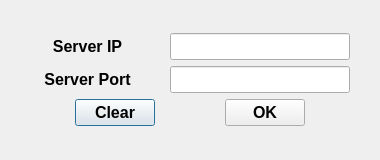
<?xml version="1.0" encoding="UTF-8"?>
<ui version="4.0">
 <class>ConnDlg</class>
 <widget class="QDialog" name="ConnDlg">
  <property name="geometry">
   <rect>
    <x>0</x>
    <y>0</y>
    <width>380</width>
    <height>160</height>
   </rect>
  </property>
  <property name="minimumSize">
   <size>
    <width>380</width>
    <height>160</height>
   </size>
  </property>
  <property name="maximumSize">
   <size>
    <width>380</width>
    <height>160</height>
   </size>
  </property>
  <property name="font">
   <font>
    <family>Microsoft YaHei UI</family>
    <pointsize>12</pointsize>
    <weight>75</weight>
    <bold>true</bold>
   </font>
  </property>
  <property name="windowTitle">
   <string>Dialog</string>
  </property>
  <layout class="QGridLayout" name="gridLayout">
   <item row="0" column="0">
    <layout class="QVBoxLayout" name="verticalLayout">
     <item>
      <layout class="QHBoxLayout" name="horizontalLayout" stretch="8,16,1">
       <item>
        <widget class="QLabel" name="label">
         <property name="text">
          <string>Server IP</string>
         </property>
         <property name="alignment">
          <set>Qt::AlignCenter</set>
         </property>
        </widget>
       </item>
       <item>
        <widget class="QLineEdit" name="e_ip">
         <property name="maximumSize">
          <size>
           <width>180</width>
           <height>16777215</height>
          </size>
         </property>
        </widget>
       </item>
       <item>
        <spacer name="horizontalSpacer_4">
         <property name="orientation">
          <enum>Qt::Horizontal</enum>
         </property>
         <property name="sizeHint" stdset="0">
          <size>
           <width>40</width>
           <height>20</height>
          </size>
         </property>
        </spacer>
       </item>
      </layout>
     </item>
     <item>
      <layout class="QHBoxLayout" name="horizontalLayout_2" stretch="8,16,1">
       <item>
        <widget class="QLabel" name="label_2">
         <property name="text">
          <string>Server Port</string>
         </property>
         <property name="alignment">
          <set>Qt::AlignCenter</set>
         </property>
        </widget>
       </item>
       <item>
        <widget class="QLineEdit" name="e_port">
         <property name="maximumSize">
          <size>
           <width>180</width>
           <height>16777215</height>
          </size>
         </property>
        </widget>
       </item>
       <item>
        <spacer name="horizontalSpacer_5">
         <property name="orientation">
          <enum>Qt::Horizontal</enum>
         </property>
         <property name="sizeHint" stdset="0">
          <size>
           <width>40</width>
           <height>20</height>
          </size>
         </property>
        </spacer>
       </item>
      </layout>
     </item>
     <item>
      <layout class="QHBoxLayout" name="horizontalLayout_3">
       <item>
        <spacer name="horizontalSpacer">
         <property name="orientation">
          <enum>Qt::Horizontal</enum>
         </property>
         <property name="sizeHint" stdset="0">
          <size>
           <width>40</width>
           <height>20</height>
          </size>
         </property>
        </spacer>
       </item>
       <item>
        <widget class="QPushButton" name="pb_clr">
         <property name="text">
          <string>Clear</string>
         </property>
        </widget>
       </item>
       <item>
        <spacer name="horizontalSpacer_2">
         <property name="orientation">
          <enum>Qt::Horizontal</enum>
         </property>
         <property name="sizeHint" stdset="0">
          <size>
           <width>40</width>
           <height>20</height>
          </size>
         </property>
        </spacer>
       </item>
       <item>
        <widget class="QPushButton" name="pb_ok">
         <property name="text">
          <string>OK</string>
         </property>
        </widget>
       </item>
       <item>
        <spacer name="horizontalSpacer_3">
         <property name="orientation">
          <enum>Qt::Horizontal</enum>
         </property>
         <property name="sizeHint" stdset="0">
          <size>
           <width>40</width>
           <height>20</height>
          </size>
         </property>
        </spacer>
       </item>
      </layout>
     </item>
    </layout>
   </item>
  </layout>
 </widget>
 <resources/>
 <connections>
  <connection>
   <sender>pb_ok</sender>
   <signal>clicked()</signal>
   <receiver>ConnDlg</receiver>
   <slot>onPBOkCLicked()</slot>
   <hints>
    <hint type="sourcelabel">
     <x>292</x>
     <y>160</y>
    </hint>
    <hint type="destinationlabel">
     <x>368</x>
     <y>175</y>
    </hint>
   </hints>
  </connection>
  <connection>
   <sender>pb_clr</sender>
   <signal>clicked()</signal>
   <receiver>ConnDlg</receiver>
   <slot>onPBClrClicked()</slot>
   <hints>
    <hint type="sourcelabel">
     <x>127</x>
     <y>176</y>
    </hint>
    <hint type="destinationlabel">
     <x>197</x>
     <y>167</y>
    </hint>
   </hints>
  </connection>
 </connections>
 <slots>
  <slot>onPBClrClicked()</slot>
  <slot>onPBOkCLicked()</slot>
 </slots>
</ui>
